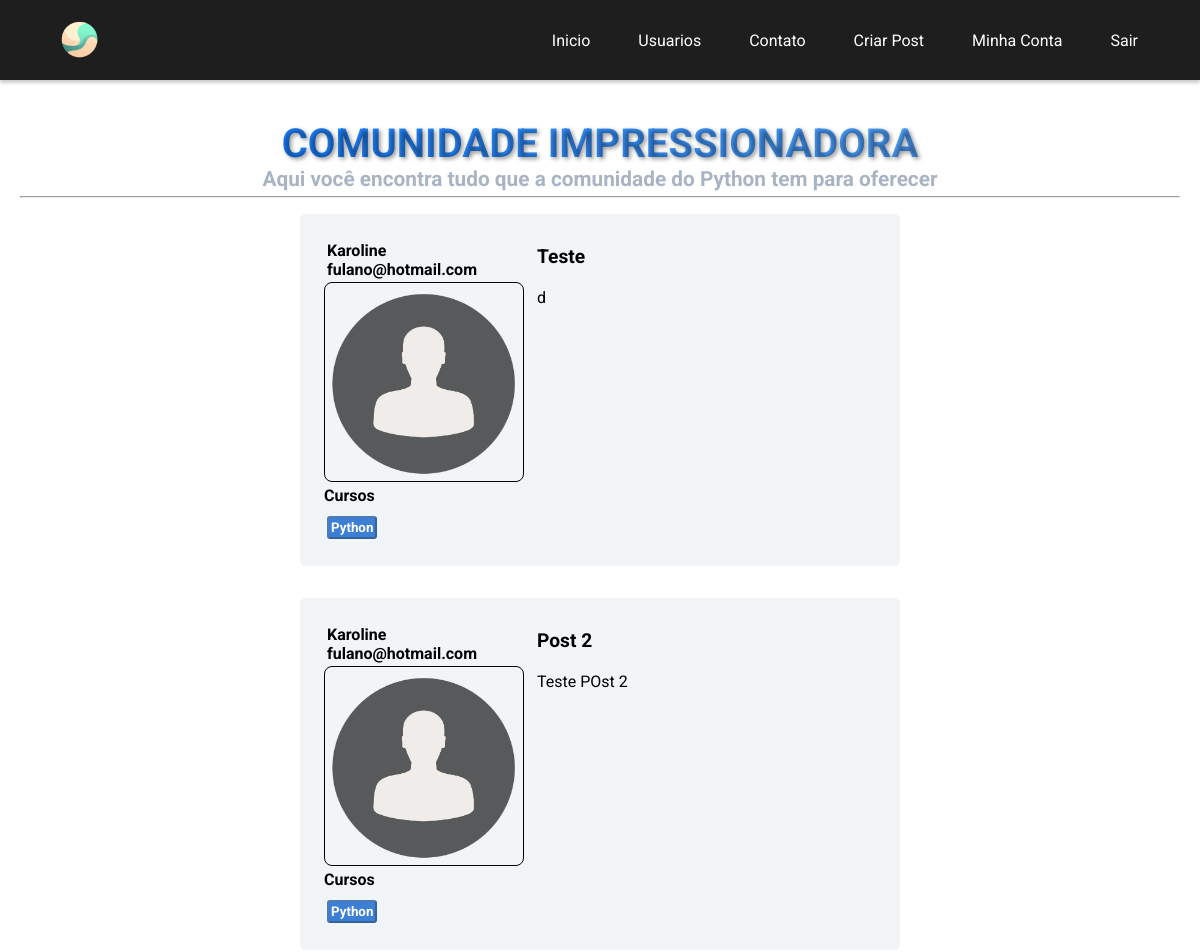
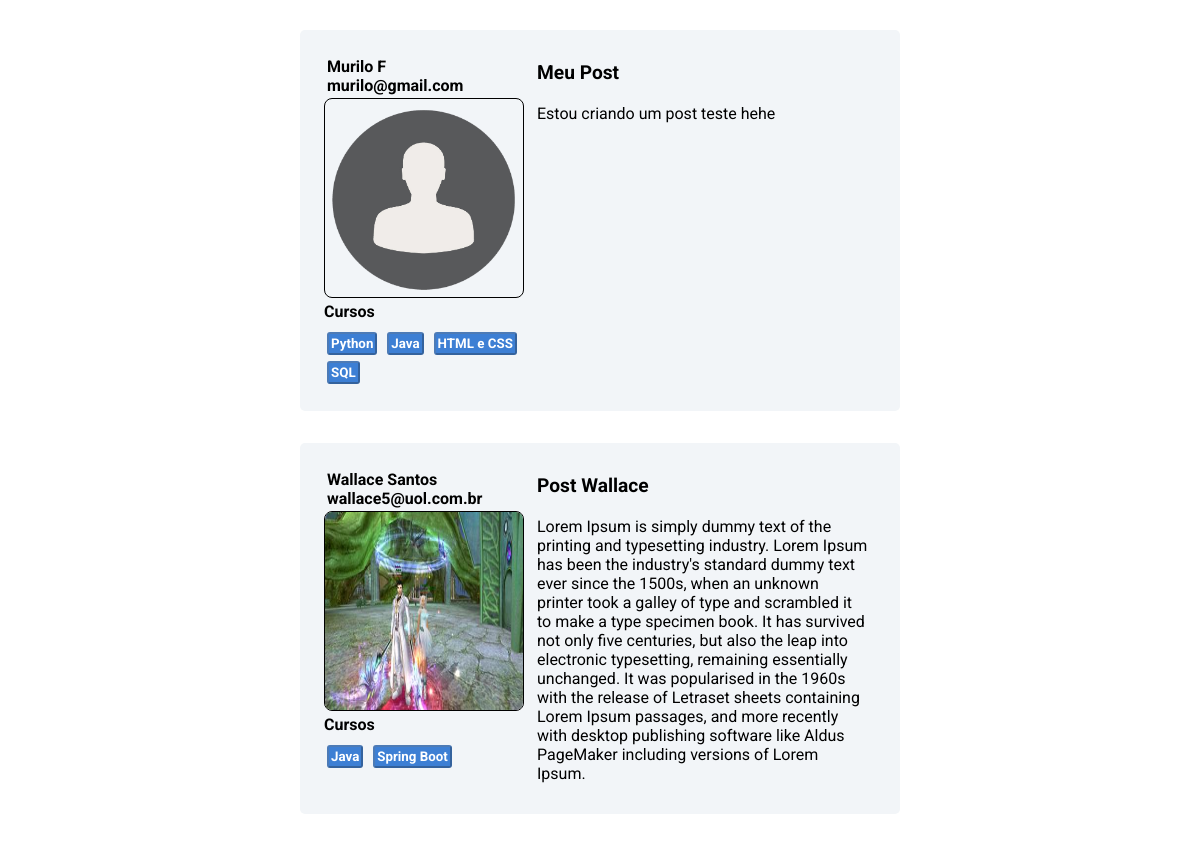
The page / (signed in) on the database its author committed (2 pictures, top to bottom).
### comunidadeblog/models.py (models this page shows)
class Post(database.Model):
    id = database.Column(database.Integer, primary_key=True)
    titulo = database.Column(database.String, nullable=False)
    corpo = database.Column(database.Text, nullable=False)
    data_criacao = database.Column(database.DateTime, nullable=False, default=datetime.utcnow)
    id_usuario = database.Column(database.Integer, database.ForeignKey('usuario.id'), nullable=False)   # se refere a classe usuario, coluna id

class Usuario(database.Model, UserMixin):
    id = database.Column(database.Integer, primary_key=True)
    username = database.Column(database.String, nullable=False)
    email = database.Column(database.String, nullable=False, unique=True)
    telefone = database.Column(database.String(14), nullable=True)
    senha = database.Column(database.String(20), nullable=False)
    foto_perfil = database.Column(database.String, default='default.jpg', nullable=False)
    posts = database.relationship('Post', backref='autor', lazy=True)      # primeiro parametro 'Post' se refere a classe Post e backre='autor
    cursos = database.Column(database.String, nullable=False, default="Não Informado")

### comunidadeblog/routes.py (the view)
@app.route('/')
def home():
    lista_posts = Post.query.all()
    return render_template('home.html', lista_posts=lista_posts)

### comunidadeblog/models.py (called while the page is built)
@login_manager.user_loader
def load_usuario(id_usuario):
    return Usuario.query.get(int(id_usuario))

### comunidadeblog/templates/home.html
{% extends 'base.html' %} {% block body %}
<div class="container-home">
	<div class="title-home">Comunidade Impressionadora</div>
	<div class="subtitle-home">
		Aqui você encontra tudo que a comunidade do Python tem para oferecer
	</div>
	<hr />
	<div class="container-postlist">
		{% for post in lista_posts %}
		<div class="content-postlist">
			<div class="dados-autor-post">
				<div class="criador-post">
					{{ post.autor.username }} {{ post.autor.email }}
				</div>
				<img
					src="{{ url_for('static', filename='fotos_perfil/{}'.format(post.autor.foto_perfil)) }}"
					class="image-perfil-post"
					alt="imagem-perfil"
				/>
				<div class="meuscursos">
					<div class="title-meuscursos">Cursos</div>
					<div class="item-cursos">
						{% for curso in post.autor.cursos.split(';') %}
						<button disabled="disabled" class="cursos-btn">
							{{ curso }}
						</button>
						{% endfor %}
					</div>
				</div>
			</div>
			<div class="dados-post">
				<div class="titulo-dados-post">{{ post.titulo }}</div>
				<div class="corpo-dados-post">{{ post.corpo }}</div>
			</div>
		</div>
		{% endfor %}
	</div>
</div>
{% endblock %}

### comunidadeblog/static/css/style.css (style rules this page uses)
* { padding: 0; margin: 0; box-sizing: border-box; text-decoration: none; }
.title-meuscursos { margin-bottom: 0.5em; font-weight: bold; }
.cursos-btn { background-color: #075bc9c4; border-radius: 3px; color: #fff; margin: 3px; font-weight: bold; padding: 2px; font-family: "Roboto", Courier, monospace; }
.container-home { padding: 40px 20px; }
.title-home { text-align: center; text-transform: uppercase; font-size: 40px; font-weight: bold; background: linear-gradient(45deg, #006fff, #69b4ff); -webkit-background-clip: text; -webkit-text-fill-color: transparent; text-shadow: 2px 2px 4px rgba(0, 0, 0, 0.4); }
.subtitle-home { margin-bottom: 5px; text-align: center; font-size: 1.3rem; font-weight: bold; color: #06285359; }
.container-postlist { display: flex; justify-content: center; flex-wrap: wrap; }
.content-postlist { max-width: 600px; background-color: #f2f5f8; padding: 20px; display: grid; grid-template-columns: 1fr 3fr; grid-template-areas: "dados-autor-post dados-post dados-post dados-post"; margin: 1rem; border: 1px solid transparent; border-radius: 5px; }
.dados-autor-post { grid-area: dados-autor-post; padding: 3px; }
.image-perfil-post { width: 200px; height: 200px; border: 1px solid; border-radius: 8px; }
.dados-post { grid-area: dados-post; }
.titulo-dados-post { font-size: 1.2rem; font-weight: bold; padding: 10px; }
.criador-post { font-size: 1rem; padding: 3px; font-weight: bold; }
.corpo-dados-post { padding: 10px; }

### rows shown on the page
Post: autor.username "Karoline", autor.email "fulano@hotmail.com", foto_perfil (placeholder picture), titulo "Teste", corpo "d"
Usuario: cursos "Python"
Post: autor.username "Karoline", autor.email "fulano@hotmail.com", foto_perfil (placeholder picture), titulo "Post 2", corpo "Teste POst 2"
Post: autor.username "Murilo F", autor.email "murilo@gmail.com", foto_perfil (placeholder picture), curso "Python" "Java" "HTML e CSS" "SQL", titulo "Meu Post", corpo "Estou criando um post teste hehe"
Post: autor.username "Wallace Santos", autor.email "wallace5@uol.com.br", foto_perfil (picture), curso "Java" "Spring Boot", titulo "Post Wallace", corpo "Lorem Ipsum is simply dummy text of the printing and typesetting industry. Lorem Ipsum has been the industry's standard dummy text ever since the 1500s, when an unknown printer took a galley of type and scrambled it to make a type specimen book. It has survived not only five centuries, but also the leap into electronic typesetting, remaining essentially unchanged. It was popularised in the 1960s with the release of Letraset sheets containing Lorem Ipsum passages, and more recently with desktop publishing software like Aldus PageMaker including versions of Lorem Ipsum."
